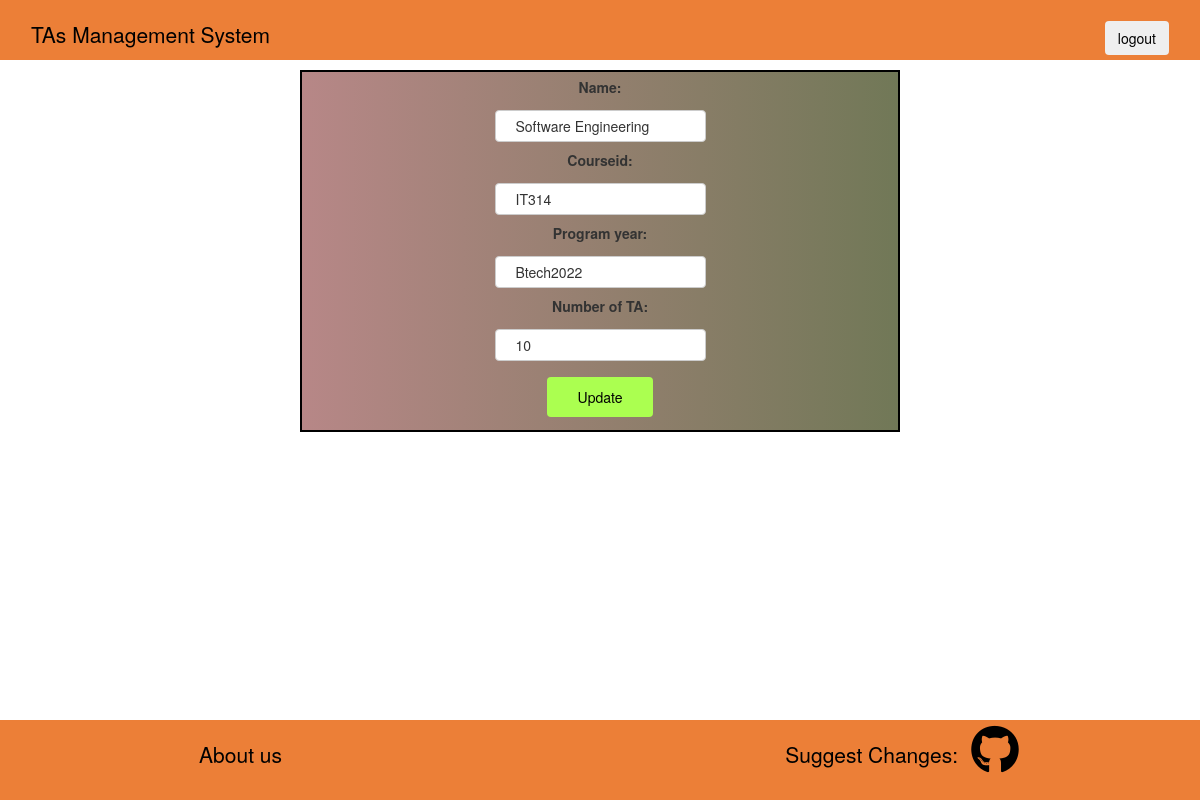
The page /Main/updatecourse/6/ on the database its author committed.
### Main/models.py (models this page shows, shortened)
class course(models.Model):
    name = models.CharField(max_length=50,null=False)
    courseid =models.CharField(max_length=20)
    program_year=models.CharField(max_length=20)
    number_of_TA = models.IntegerField(null=False)
    class Meta:
        unique_together=('courseid','program_year')

### Main/coviews.py (the view, shortened to what this page needs)
# urls.py: path('updatecourse/<str:id>/',update_course,name='updatecourse'),
def update_course(request,id):
    key=get_object_or_404(course,id=id)
    form = addcourse(request.POST or None,instance=key)
    context ={'form':form}
    return render(request,'updatecourse.html',context)

### Main/forms.py
class addcourse(forms.ModelForm):
    class Meta:
        model=course
        fields = '__all__'

### templates/updatecourse.html (shortened to what this page needs)
{%extends 'basic.html' %}
{%load static%}
{%block content%}
<div class="body">
      <form action="" method="POST" enctype="multipart/form-data" class="format" >
              {{form.as_table}}
              <button type="submit" name="update" >Update</button>
    </form>
</div>
{% endblock %}

### Main/static/basic.css (style rules this page uses)
body { margin:0; font-family: 'Gill Sans', 'Gill Sans MT', Calibri, 'Trebuchet MS', sans-serif; box-sizing: border-box; }

### templates/updatecourse.html (style rules this page uses)
.body { display:flex; align : center; width: 50%; margin: auto; padding: 5px; margin-top : 70px; margin-bottom : 70px; background-image: linear-gradient(to left, #717857, #B78787); border : 2px solid black; overflow:auto; }
input, select { width: 100%; padding: 5px 20px; margin: 8px 0; display: inline-block; border: 1px solid #ccc; border-radius: 4px; box-sizing: border-box; }
.format { display:flex; flex-direction:column; overflow:auto; align-items:center; margin:auto; }
button[type=submit] { width: 50%; align:center; background-color: #ABFF50; color: black; padding: 10px 20px; margin: 8px 0; border: none; border-radius: 4px; cursor: pointer; }

### rows shown on the page
course: name "Software Engineering", courseid "IT314", program_year "Btech2022", number_of_TA "10"
